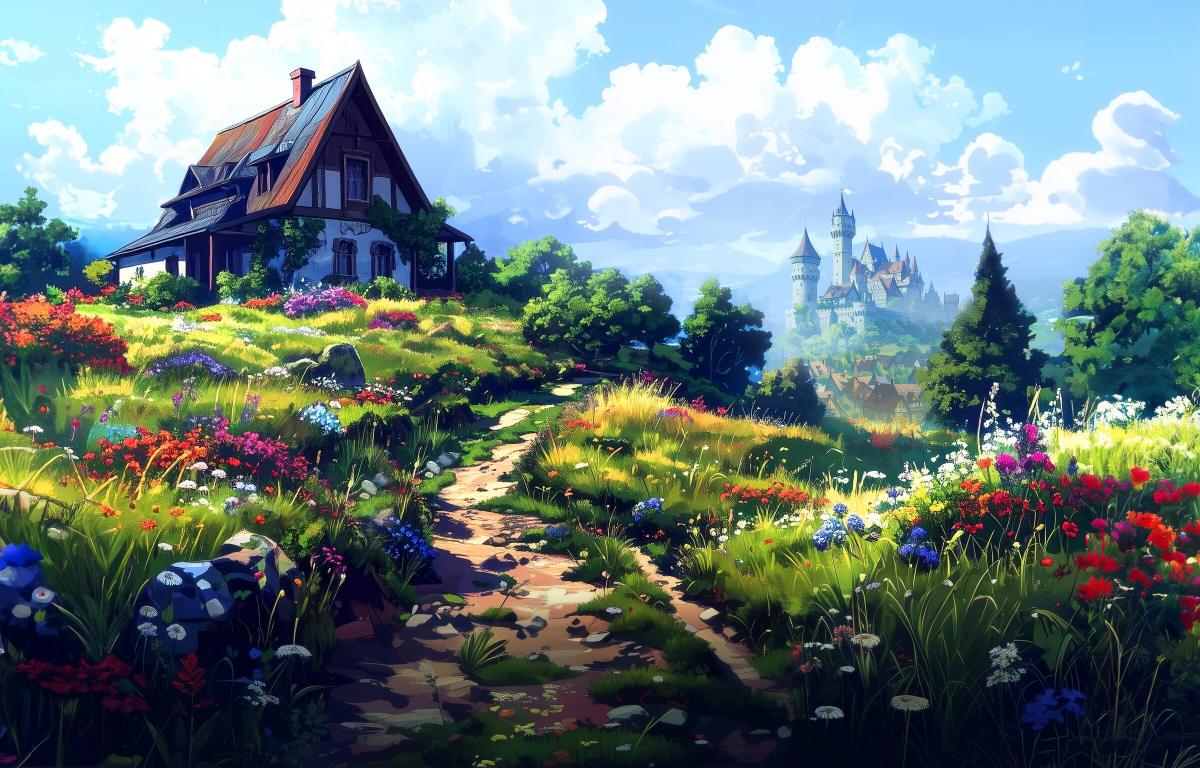
#> input picture assets/ui/menu-meadow.jpg, 2400 x 1535 px, found by its file name (shown at 1/2 size)
$ python trace-occluder.py
#> lines starting #> are read from the running program, lines starting #| are printed output that depends on the picture
#!/usr/bin/env python3
"""
FAVOR — horizon occluder tracer.

Regenerates HORIZON_POLY for js/ambient.js by tracing the menu painting's
own pixels: for each column, the topmost run of non-sky pixels is the
silhouette (dark roof / trees against bright sky), smoothed with an upper
envelope so it rides the treetops, then Douglas-Peucker simplified.

FULL-WIDTH horizon (Wyatt's red-line spec 2026-07-20): all near
vegetation + the cottage occlude birds. The DISTANT castle must NOT —
within CASTLE's x-span the scan starts below the spires so the trace
dips to the village roofs and birds cross in front of the towers.

Run whenever assets/ui/menu-meadow.jpg or the .ts-bg crop changes:

    python3 tools/trace-occluder.py

Prints the polygon rows to paste into ambient.js and writes a visual
check to tools/occluder-check.png — LOOK AT IT before pasting. If the
background image itself changes, retune X0/X1 (the horizontal span) and
eyeball the is_sky() thresholds against the new sky.
"""
from PIL import Image, ImageDraw
import math

IMG = 'assets/ui/menu-meadow.jpg'
X0, X1 = 0, 2398          # full painting width
CASTLE = (1548, 1900, 606)  # x0, x1, scan floor — keeps the distant castle out
Y_TOP, Y_BOT, Y_CLOSE = 0, 900, 940


def is_sky(r, g, b):
    lum = 0.299 * r + 0.587 * g + 0.114 * b
    return lum > 150 and b > 120 and b >= r - 30


def dp(points, eps):
    if len(points) < 3:
        return points
    (x1, y1), (x2, y2) = points[0], points[-1]
    dmax, idx = 0, 0
    for i in range(1, len(points) - 1):
        x0, y0 = points[i]
        num = abs((y2 - y1) * x0 - (x2 - x1) * y0 + x2 * y1 - y2 * x1)
        den = math.hypot(y2 - y1, x2 - x1) or 1
        if num / den > dmax:
            dmax, idx = num / den, i
    if dmax > eps:
        return dp(points[:idx + 1], eps)[:-1] + dp(points[idx:], eps)
    return [points[0], points[-1]]


im = Image.open(IMG).convert('RGB')
#> im is the input picture: PIL image 2400x1535 RGB; mean R, G, B 107.6, 125.2, 124.5
px = im.load()
xs = list(range(X0, X1 + 1, 2))
ys = []
for x in xs:
    y_start = CASTLE[2] if CASTLE[0] <= x <= CASTLE[1] else Y_TOP
    for y in range(y_start, Y_BOT):
        if not is_sky(*px[x, y]) and all(not is_sky(*px[x, yy]) for yy in (y + 1, y + 2, y + 3)):
            ys.append(y)
            break
    else:
        ys.append(Y_BOT)

env = [min(ys[max(0, i - 4):i + 5]) for i in range(len(ys))]   # hug the treetops
simp = dp(list(zip(xs, env)), 3.5)
poly = simp + [(X1, Y_CLOSE), (X0, Y_CLOSE)]

print(f'// {len(poly)} points — paste into HORIZON_POLY in js/ambient.js:')
for i in range(0, len(poly), 6):
    print('        ' + ' '.join(f'[{p[0]},{p[1]}],' for p in poly[i:i + 6]))

d = ImageDraw.Draw(im)
d.line(poly + [poly[0]], fill=(255, 0, 0), width=3)
im.crop((X0 - 80, Y_TOP - 20, X1 + 80, Y_CLOSE + 60)).save('tools/occluder-check.png')
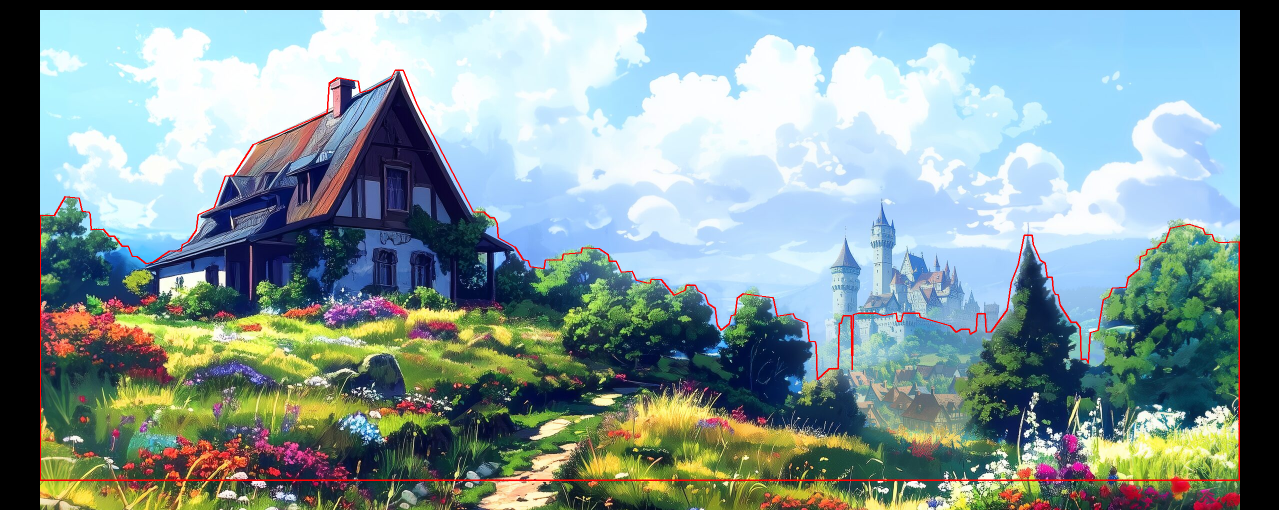
#> saved as occluder-check.png: PIL image 2558x1020 RGB (shown at 1/2 size); mean R, G, B 130.2, 150.5, 151.3
print('\nWrote tools/occluder-check.png — verify the red line hugs the silhouette.')
